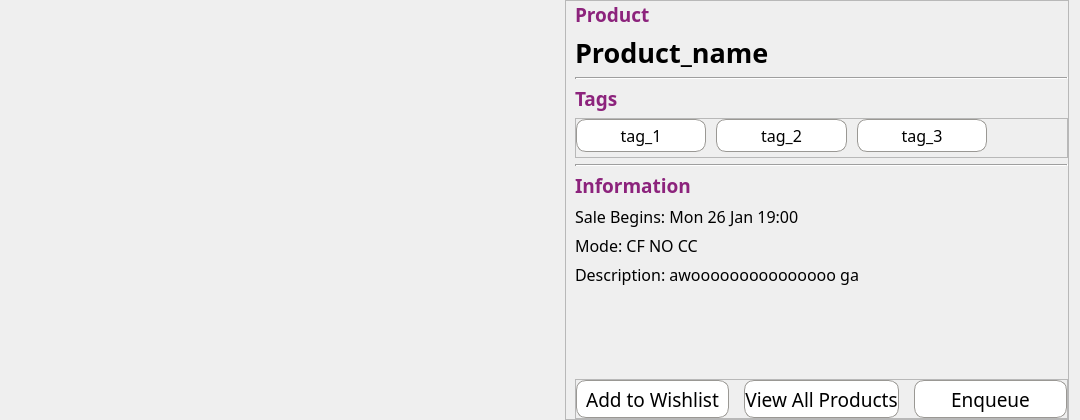
   <widget class="QFrame" name="product_frame">
    <property name="geometry">
     <rect>
      <x>60</x>
      <y>170</y>
      <width>1080</width>
      <height>420</height>
     </rect>
    </property>
    <property name="minimumSize">
     <size>
      <width>1080</width>
      <height>420</height>
     </size>
    </property>
    <property name="maximumSize">
     <size>
      <width>16777215</width>
      <height>0</height>
     </size>
    </property>
    <property name="styleSheet">
     <string notr="true">Line {
	background-color: #CCCCCC;
}</string>
    </property>
    <layout class="QHBoxLayout" name="horizontalLayout">
     <property name="spacing">
      <number>15</number>
     </property>
     <property name="leftMargin">
      <number>0</number>
     </property>
     <property name="topMargin">
      <number>0</number>
     </property>
     <property name="bottomMargin">
      <number>0</number>
     </property>
     <item>
      <widget class="QStackedWidget" name="stackedWidget">
       <property name="maximumSize">
        <size>
         <width>550</width>
         <height>16777215</height>
        </size>
       </property>
       <property name="styleSheet">
        <string notr="true"/>
       </property>
       <property name="currentIndex">
        <number>0</number>
       </property>
       <widget class="QWidget" name="page_3">
        <layout class="QHBoxLayout" name="horizontalLayout_7">
         <item>
          <widget class="QLabel" name="image_label">
           <property name="sizePolicy">
            <sizepolicy hsizetype="Preferred" vsizetype="Preferred">
             <horstretch>0</horstretch>
             <verstretch>0</verstretch>
            </sizepolicy>
           </property>
           <property name="minimumSize">
            <size>
             <width>0</width>
             <height>0</height>
            </size>
           </property>
           <property name="maximumSize">
            <size>
             <width>16777215</width>
             <height>420</height>
            </size>
           </property>
           <property name="text">
            <string/>
           </property>
           <property name="pixmap">
            <pixmap resource="../../../public/images/post_images/post_images.qrc">:/post_images/IMG_7107.jpg</pixmap>
           </property>
           <property name="scaledContents">
            <bool>true</bool>
           </property>
          </widget>
         </item>
        </layout>
       </widget>
       <widget class="QWidget" name="page_4">
        <layout class="QHBoxLayout" name="horizontalLayout_8">
         <item>
          <widget class="QLabel" name="image_label_2">
           <property name="sizePolicy">
            <sizepolicy hsizetype="Preferred" vsizetype="Preferred">
             <horstretch>0</horstretch>
             <verstretch>0</verstretch>
            </sizepolicy>
           </property>
           <property name="minimumSize">
            <size>
             <width>0</width>
             <height>0</height>
            </size>
           </property>
           <property name="maximumSize">
            <size>
             <width>16777215</width>
             <height>420</height>
            </size>
           </property>
           <property name="text">
            <string/>
           </property>
           <property name="pixmap">
            <pixmap resource="../../../public/images/post_images/post_images.qrc">:/post_images/IMG_7105.jpg</pixmap>
           </property>
           <property name="scaledContents">
            <bool>true</bool>
           </property>
           <property name="wordWrap">
            <bool>false</bool>
           </property>
          </widget>
         </item>
        </layout>
       </widget>
      </widget>
     </item>
     <item>
      <widget class="QFrame" name="frame_3">
       <property name="frameShape">
        <enum>QFrame::StyledPanel</enum>
       </property>
       <property name="frameShadow">
        <enum>QFrame::Raised</enum>
       </property>
       <layout class="QVBoxLayout" name="verticalLayout">
        <property name="spacing">
         <number>6</number>
        </property>
        <property name="topMargin">
         <number>0</number>
        </property>
        <property name="rightMargin">
         <number>0</number>
        </property>
        <property name="bottomMargin">
         <number>0</number>
        </property>
        <item>
         <widget class="QLabel" name="label_2">
          <property name="sizePolicy">
           <sizepolicy hsizetype="Preferred" vsizetype="Maximum">
            <horstretch>0</horstretch>
            <verstretch>0</verstretch>
           </sizepolicy>
          </property>
          <property name="maximumSize">
           <size>
            <width>16777215</width>
            <height>16777215</height>
           </size>
          </property>
          <property name="font">
           <font>
            <family>Manrope</family>
            <pointsize>14</pointsize>
            <bold>true</bold>
           </font>
          </property>
          <property name="styleSheet">
           <string notr="true">QLabel {
	color: #8C237C
}</string>
          </property>
          <property name="text">
           <string>Product</string>
          </property>
         </widget>
        </item>
        <item>
         <widget class="QLabel" name="name_label">
          <property name="sizePolicy">
           <sizepolicy hsizetype="Preferred" vsizetype="Maximum">
            <horstretch>0</horstretch>
            <verstretch>0</verstretch>
           </sizepolicy>
          </property>
          <property name="font">
           <font>
            <family>Manrope</family>
            <pointsize>20</pointsize>
            <bold>true</bold>
           </font>
          </property>
          <property name="text">
           <string>Product_name</string>
          </property>
         </widget>
        </item>
        <item>
         <widget class="Line" name="line">
          <property name="maximumSize">
           <size>
            <width>16777215</width>
            <height>2</height>
           </size>
          </property>
          <property name="autoFillBackground">
           <bool>false</bool>
          </property>
          <property name="lineWidth">
           <number>2</number>
          </property>
          <property name="orientation">
           <enum>Qt::Horizontal</enum>
          </property>
         </widget>
        </item>
        <item>
         <widget class="QLabel" name="label_4">
          <property name="sizePolicy">
           <sizepolicy hsizetype="Preferred" vsizetype="Maximum">
            <horstretch>0</horstretch>
            <verstretch>0</verstretch>
           </sizepolicy>
          </property>
          <property name="maximumSize">
           <size>
            <width>16777215</width>
            <height>16777215</height>
           </size>
          </property>
          <property name="font">
           <font>
            <family>Manrope</family>
            <pointsize>14</pointsize>
            <bold>true</bold>
           </font>
          </property>
          <property name="styleSheet">
           <string notr="true">QLabel {
	color: #8C237C
}</string>
          </property>
          <property name="text">
           <string>Tags</string>
          </property>
         </widget>
        </item>
        <item>
         <widget class="QFrame" name="tags_frame">
          <property name="sizePolicy">
           <sizepolicy hsizetype="Preferred" vsizetype="Maximum">
            <horstretch>0</horstretch>
            <verstretch>0</verstretch>
           </sizepolicy>
          </property>
          <property name="maximumSize">
           <size>
            <width>16777215</width>
            <height>40</height>
           </size>
          </property>
          <property name="styleSheet">
           <string notr="true">QPushButton {
	background-color: #FFFFFF;
    border-radius: 10px;
    border: solid;
    border-width: 1px;
    border-color:rgb(154, 152, 148);
}

QPushButton::hover {
	background-color: #CCCCCC;
}</string>
          </property>
          <property name="frameShape">
           <enum>QFrame::StyledPanel</enum>
          </property>
          <property name="frameShadow">
           <enum>QFrame::Raised</enum>
          </property>
          <layout class="QHBoxLayout" name="horizontalLayout_2">
           <property name="spacing">
            <number>10</number>
           </property>
           <property name="leftMargin">
            <number>0</number>
           </property>
           <property name="topMargin">
            <number>0</number>
           </property>
           <property name="rightMargin">
            <number>0</number>
           </property>
           <property name="bottomMargin">
            <number>5</number>
           </property>
           <item>
            <widget class="QPushButton" name="pushButton">
             <property name="sizePolicy">
              <sizepolicy hsizetype="Preferred" vsizetype="Preferred">
               <horstretch>0</horstretch>
               <verstretch>0</verstretch>
              </sizepolicy>
             </property>
             <property name="minimumSize">
              <size>
               <width>0</width>
               <height>0</height>
              </size>
             </property>
             <property name="font">
              <font>
               <family>Manrope</family>
               <pointsize>12</pointsize>
              </font>
             </property>
             <property name="text">
              <string>tag_1</string>
             </property>
            </widget>
           </item>
           <item>
            <widget class="QPushButton" name="pushButton_2">
             <property name="sizePolicy">
              <sizepolicy hsizetype="Preferred" vsizetype="Preferred">
               <horstretch>0</horstretch>
               <verstretch>0</verstretch>
              </sizepolicy>
             </property>
             <property name="minimumSize">
              <size>
               <width>0</width>
               <height>0</height>
              </size>
             </property>
             <property name="font">
              <font>
               <family>Manrope</family>
               <pointsize>12</pointsize>
              </font>
             </property>
             <property name="text">
              <string>tag_2</string>
             </property>
            </widget>
           </item>
           <item>
            <widget class="QPushButton" name="pushButton_3">
             <property name="sizePolicy">
              <sizepolicy hsizetype="Preferred" vsizetype="Preferred">
               <horstretch>0</horstretch>
               <verstretch>0</verstretch>
              </sizepolicy>
             </property>
             <property name="minimumSize">
              <size>
               <width>0</width>
               <height>0</height>
              </size>
             </property>
             <property name="font">
              <font>
               <family>Manrope</family>
               <pointsize>12</pointsize>
              </font>
             </property>
             <property name="text">
              <string>tag_3</string>
             </property>
            </widget>
           </item>
           <item>
            <spacer name="horizontalSpacer">
             <property name="orientation">
              <enum>Qt::Horizontal</enum>
             </property>
             <property name="sizeType">
              <enum>QSizePolicy::Preferred</enum>
             </property>
             <property name="sizeHint" stdset="0">
              <size>
               <width>80</width>
               <height>20</height>
              </size>
             </property>
            </spacer>
           </item>
          </layout>
         </widget>
        </item>
        <item>
         <widget class="Line" name="line_2">
          <property name="sizePolicy">
           <sizepolicy hsizetype="Minimum" vsizetype="Fixed">
            <horstretch>0</horstretch>
            <verstretch>0</verstretch>
           </sizepolicy>
          </property>
          <property name="maximumSize">
           <size>
            <width>16777215</width>
            <height>2</height>
           </size>
          </property>
          <property name="autoFillBackground">
           <bool>false</bool>
          </property>
          <property name="lineWidth">
           <number>2</number>
          </property>
          <property name="orientation">
           <enum>Qt::Horizontal</enum>
          </property>
         </widget>
        </item>
        <item>
         <widget class="QLabel" name="label_5">
          <property name="sizePolicy">
           <sizepolicy hsizetype="Preferred" vsizetype="Maximum">
            <horstretch>0</horstretch>
            <verstretch>0</verstretch>
           </sizepolicy>
          </property>
          <property name="maximumSize">
           <size>
            <width>16777215</width>
            <height>16777215</height>
           </size>
          </property>
          <property name="font">
           <font>
            <family>Manrope</family>
            <pointsize>14</pointsize>
            <bold>true</bold>
           </font>
          </property>
          <property name="styleSheet">
           <string notr="true">QLabel {
	color: #8C237C
}</string>
          </property>
          <property name="text">
           <string>Information</string>
          </property>
         </widget>
        </item>
        <item>
         <widget class="QLabel" name="date_label">
          <property name="sizePolicy">
           <sizepolicy hsizetype="Preferred" vsizetype="Maximum">
            <horstretch>0</horstretch>
            <verstretch>0</verstretch>
           </sizepolicy>
          </property>
          <property name="maximumSize">
           <size>
            <width>16777215</width>
            <height>16777215</height>
           </size>
          </property>
          <property name="font">
           <font>
            <family>Manrope</family>
            <pointsize>12</pointsize>
            <bold>false</bold>
           </font>
          </property>
          <property name="text">
           <string>Sale Begins: Mon 26 Jan 19:00</string>
          </property>
         </widget>
        </item>
        <item>
         <widget class="QLabel" name="mode_label">
          <property name="sizePolicy">
           <sizepolicy hsizetype="Preferred" vsizetype="Maximum">
            <horstretch>0</horstretch>
            <verstretch>0</verstretch>
           </sizepolicy>
          </property>
          <property name="maximumSize">
           <size>
            <width>16777215</width>
            <height>16777215</height>
           </size>
          </property>
          <property name="font">
           <font>
            <family>Manrope</family>
            <pointsize>12</pointsize>
            <bold>false</bold>
           </font>
          </property>
          <property name="text">
           <string>Mode: CF NO CC</string>
          </property>
         </widget>
        </item>
        <item>
         <widget class="QLabel" name="description_label">
          <property name="sizePolicy">
           <sizepolicy hsizetype="Preferred" vsizetype="Preferred">
            <horstretch>0</horstretch>
            <verstretch>0</verstretch>
           </sizepolicy>
          </property>
          <property name="maximumSize">
           <size>
            <width>16777215</width>
            <height>16777215</height>
           </size>
          </property>
          <property name="font">
           <font>
            <family>Manrope</family>
            <pointsize>12</pointsize>
            <bold>false</bold>
           </font>
          </property>
          <property name="text">
           <string>Description: awooooooooooooooo ga</string>
          </property>
          <property name="alignment">
           <set>Qt::AlignLeading|Qt::AlignLeft|Qt::AlignTop</set>
          </property>
         </widget>
        </item>
        <item>
         <widget class="QFrame" name="frame_5">
          <property name="sizePolicy">
           <sizepolicy hsizetype="Preferred" vsizetype="Maximum">
            <horstretch>0</horstretch>
            <verstretch>0</verstretch>
           </sizepolicy>
          </property>
          <property name="maximumSize">
           <size>
            <width>16777215</width>
            <height>40</height>
           </size>
          </property>
          <property name="styleSheet">
           <string notr="true">QPushButton {
	background-color: #FFFFFF;
    border-radius: 10px;
    border: solid;
    border-width: 1px;
    border-color:rgb(154, 152, 148);
}


QPushButton::hover {
	background-color: #CCCCCC;
}</string>
          </property>
          <property name="frameShape">
           <enum>QFrame::StyledPanel</enum>
          </property>
          <property name="frameShadow">
           <enum>QFrame::Raised</enum>
          </property>
          <layout class="QHBoxLayout" name="horizontalLayout_3">
           <property name="spacing">
            <number>15</number>
           </property>
           <property name="leftMargin">
            <number>0</number>
           </property>
           <property name="topMargin">
            <number>0</number>
           </property>
           <property name="rightMargin">
            <number>0</number>
           </property>
           <property name="bottomMargin">
            <number>0</number>
           </property>
           <item>
            <widget class="QPushButton" name="add_to_wishlist_bt">
             <property name="sizePolicy">
              <sizepolicy hsizetype="Preferred" vsizetype="Preferred">
               <horstretch>0</horstretch>
               <verstretch>0</verstretch>
              </sizepolicy>
             </property>
             <property name="minimumSize">
              <size>
               <width>0</width>
               <height>0</height>
              </size>
             </property>
             <property name="font">
              <font>
               <family>Manrope</family>
               <pointsize>14</pointsize>
              </font>
             </property>
             <property name="text">
              <string>Add to Wishlist</string>
             </property>
            </widget>
           </item>
           <item>
            <widget class="QPushButton" name="view_products_bt">
             <property name="sizePolicy">
              <sizepolicy hsizetype="Preferred" vsizetype="Preferred">
               <horstretch>0</horstretch>
               <verstretch>0</verstretch>
              </sizepolicy>
             </property>
             <property name="minimumSize">
              <size>
               <width>0</width>
               <height>0</height>
              </size>
             </property>
             <property name="font">
              <font>
               <family>Manrope</family>
               <pointsize>14</pointsize>
              </font>
             </property>
             <property name="text">
              <string>View All Products</string>
             </property>
            </widget>
           </item>
           <item>
            <widget class="QPushButton" name="enqueue_bt">
             <property name="sizePolicy">
              <sizepolicy hsizetype="Preferred" vsizetype="Preferred">
               <horstretch>0</horstretch>
               <verstretch>0</verstretch>
              </sizepolicy>
             </property>
             <property name="minimumSize">
              <size>
               <width>0</width>
               <height>0</height>
              </size>
             </property>
             <property name="font">
              <font>
               <family>Manrope</family>
               <pointsize>14</pointsize>
              </font>
             </property>
             <property name="text">
              <string>Enqueue</string>
             </property>
            </widget>
           </item>
          </layout>
         </widget>
        </item>
       </layout>
      </widget>
     </item>
    </layout>
   </widget>
